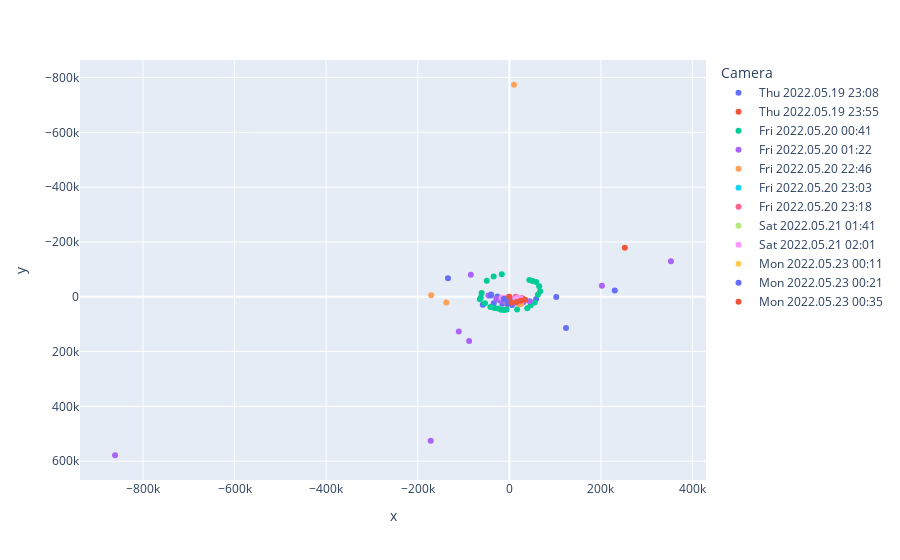

Notebook code for this chart:
### Markdown cell above
Then we keep solving the intiial camera calibration, progressively removiving points with largest values until we get a good camera solve (e.g. values > 20k can be confusing for residuals)

### Code cell
fig = px.scatter(data_points
	, x='x'
	, y='y'
	, hover_name='Laser'
	, hover_data=['Active beam captures']
	, color='Camera')
fig.update_yaxes(autorange="reversed")
fig.show()

### Figure 1 — Plotly figure (JSON) as saved in the notebook; plotly's stock layout.template omitted (floating-point values rounded to 4 significant figures)
{"data": [{"customdata": [[9], [9], [9], [9], [9], [9], [9], [9], [8], [9], [8], [7], [8], [8], [7], [9], [6], [8], [9], [8], [9], [9], [9], [8], [9], [9], [9], [9]], "hovertemplate": "<b>%{hovertext}</b><br><br>Camera=Thu 2022.05.19 23:08<br>x=%{x}<br>y=%{y}<br>Active beam captures=%{customdata[0]}<extra></extra>", "hovertext": ["Laser 1", "Laser 2", "Laser 3", "Laser 4", "Laser 12", "Laser 7", "Laser 8", "Laser 10", "Laser 11", "Laser 13", "Laser 14", "Laser 16", "Laser 17", "Laser 18", "Laser 19", "Laser 22", "Laser 25", "Laser 26", "Laser 28", "Laser 30", "Laser 31", "Laser 32", "Laser 34", "Laser 35", "Laser 37", "Laser 38", "Laser 33", "Laser 40"], "legendgroup": "Thu 2022.05.19 23:08", "marker": {"color": "#636efa", "symbol": "circle"}, "mode": "markers", "name": "Thu 2022.05.19 23:08", "orientation": "v", "showlegend": true, "type": "scatter", "x": [17680.0, 21610.0, 25280.0, 29590.0, 58510.0, 102400.0, 230100.0, -57960.0, -34040.0, -15080.0, 5851.0, 123700.0, -134100.0, -39880.0, -26070.0, -11650.0, -6065.0, -3146.0, -1719.0, 1667.0, 2976.0, 4184.0, 6069.0, 6677.0, 8509.0, 9321.0, 10590.0, 12420.0], "xaxis": "x", "y": [12810.0, 12560.0, 12310.0, 11720.0, 8046.0, 761.0, -23100.0, 28680.0, 24120.0, 25760.0, 30350.0, 114000.0, -67550.0, -8652.0, -1219.0, 7954.0, 10380.0, 11020.0, 11410.0, 11960.0, 12110.0, 12340.0, 12540.0, 12630.0, 12750.0, 12780.0, 12830.0, 12860.0], "yaxis": "y"}, {"customdata": [[9], [8], [9], [9], [9], [8], [9], [9], [9], [9], [7], [9], [9], [8], [9], [9], [6], [9], [9], [9], [8], [9], [6], [9], [9], [8], [7], [9]], "hovertemplate": "<b>%{hovertext}</b><br><br>Camera=Thu 2022.05.19 23:55<br>x=%{x}<br>y=%{y}<br>Active beam captures=%{customdata[0]}<extra></extra>", "hovertext": ["Laser 1", "Laser 2", "Laser 3", "Laser 4", "Laser 5", "Laser 12", "Laser 7", "Laser 8", "Laser 10", "Laser 11", "Laser 13", "Laser 14", "Laser 15", "Laser 16", "Laser 17", "Laser 18", "Laser 26", "Laser 28", "Laser 29", "Laser 30", "Laser 31", "Laser 32", "Laser 34", "Laser 35", "Laser 36", "Laser 37", "Laser 38", "Laser 33"], "legendgroup": "Thu 2022.05.19 23:55", "marker": {"color": "#EF553B", "symbol": "circle"}, "mode": "markers", "name": "Thu 2022.05.19 23:55", "orientation": "v", "showlegend": true, "type": "scatter", "x": [-5659.0, -11830.0, -14710.0, -16590.0, -15760.0, -14220.0, -12020.0, -10700.0, -8113.0, -7417.0, -4256.0, -1724.0, -607.6, 401.9, 1379.0, 2268.0, 10610.0, 11520.0, 12320.0, 15370.0, 17880.0, 21950.0, 28090.0, 28230.0, 26750.0, 24760.0, 21890.0, 19080.0], "xaxis": "x", "y": [3640.0, 5112.0, 5681.0, 5801.0, 7030.0, 7757.0, 8356.0, 8615.0, 9317.0, 9541.0, 9913.0, 10200.0, 10220.0, 10190.0, 10300.0, 10310.0, 10080.0, 10040.0, 9935.0, 9440.0, 8936.0, 8313.0, 6782.0, 6583.0, 6338.0, 5949.0, 5841.0, 5138.0], "yaxis": "y"}, {"customdata": [[9], [9], [9], [9], [8], [9], [9], [9], [9], [8], [9], [9], [9], [9], [5], [5], [8], [8], [9], [9], [9], [9], [9]], "hovertemplate": "<b>%{hovertext}</b><br><br>Camera=Fri 2022.05.20 00:41<br>x=%{x}<br>y=%{y}<br>Active beam captures=%{customdata[0]}<extra></extra>", "hovertext": ["Laser 1", "Laser 2", "Laser 4", "Laser 8", "Laser 10", "Laser 11", "Laser 13", "Laser 14", "Laser 15", "Laser 16", "Laser 17", "Laser 18", "Laser 19", "Laser 22", "Laser 25", "Laser 26", "Laser 29", "Laser 31", "Laser 32", "Laser 34", "Laser 36", "Laser 37", "Laser 38"], "legendgroup": "Fri 2022.05.20 00:41", "marker": {"color": "#00cc96", "symbol": "circle"}, "mode": "markers", "name": "Fri 2022.05.20 00:41", "orientation": "v", "showlegend": true, "type": "scatter", "x": [-16480.0, -34290.0, -49180.0, -60540.0, -62280.0, -64340.0, -53270.0, -41350.0, -32610.0, -24110.0, -18100.0, -11220.0, -5853.0, 16930.0, 39080.0, 46680.0, 55210.0, 62310.0, 67340.0, 65150.0, 58580.0, 50880.0, 43720.0], "xaxis": "x", "y": [-82020.0, -73480.0, -58560.0, -14060.0, 3135.0, 8893.0, 23800.0, 37740.0, 40570.0, 42690.0, 47460.0, 48170.0, 46110.0, 46510.0, 41620.0, 31160.0, 20740.0, -7525.0, -20340.0, -38800.0, -53850.0, -57470.0, -61430.0], "yaxis": "y"}, {"customdata": [[8], [8], [6], [9], [9], [9], [9], [9], [9], [1], [8], [6], [5], [7], [7], [8], [7], [8], [8], [6], [9], [9], [9], [9]], "hovertemplate": "<b>%{hovertext}</b><br><br>Camera=Fri 2022.05.20 01:22<br>x=%{x}<br>y=%{y}<br>Active beam captures=%{customdata[0]}<extra></extra>", "hovertext": ["Laser 2", "Laser 4", "Laser 8", "Laser 10", "Laser 14", "Laser 15", "Laser 16", "Laser 17", "Laser 18", "Laser 19", "Laser 22", "Laser 25", "Laser 26", "Laser 28", "Laser 29", "Laser 30", "Laser 31", "Laser 32", "Laser 34", "Laser 35", "Laser 36", "Laser 37", "Laser 33", "Laser 40"], "legendgroup": "Fri 2022.05.20 01:22", "marker": {"color": "#ab63fa", "symbol": "circle"}, "mode": "markers", "name": "Fri 2022.05.20 01:22", "orientation": "v", "showlegend": true, "type": "scatter", "x": [12860.0, 16900.0, 31220.0, 44830.0, 202200.0, 352900.0, -861000.0, -110400.0, -87790.0, -171800.0, -84150.0, -45700.0, -28410.0, -23220.0, -20080.0, -13600.0, -10780.0, -8832.0, -5364.0, -4212.0, -2283.0, -820.3, 2362.0, 4618.0], "xaxis": "x", "y": [21700.0, 21320.0, 18900.0, 16506, -40150.0, -129100.0, 578200.0, 126300.0, 161200.0, 525077, -80450.0, -4404.0, 7377.0, 11200.0, 12950.0, 16010.0, 17070.0, 18220.0, 19300.0, 19710.0, 20250.0, 20430.0, 20970.0, 21270.0], "yaxis": "y"}, {"customdata": [[1], [3], [8], [8], [1]], "hovertemplate": "<b>%{hovertext}</b><br><br>Camera=Fri 2022.05.20 22:46<br>x=%{x}<br>y=%{y}<br>Active beam captures=%{customdata[0]}<extra></extra>", "hovertext": ["Laser 8", "Laser 9", "Laser 23", "Laser 24", "Laser 40"], "legendgroup": "Fri 2022.05.20 22:46", "marker": {"color": "#FFA15A", "symbol": "circle"}, "mode": "markers", "name": "Fri 2022.05.20 22:46", "orientation": "v", "showlegend": true, "type": "scatter", "x": [-170700.0, -137600.0, 21690.0, 25680.0, 10230.0], "xaxis": "x", "y": [-5909.0, 21290.0, 27390.0, 25350.0, -773500.0], "yaxis": "y"}, {"customdata": [[8], [5], [5], [8], [8], [3], [2]], "hovertemplate": "<b>%{hovertext}</b><br><br>Camera=Fri 2022.05.20 23:03<br>x=%{x}<br>y=%{y}<br>Active beam captures=%{customdata[0]}<extra></extra>", "hovertext": ["Laser 1", "Laser 8", "Laser 9", "Laser 23", "Laser 24", "Laser 30", "Laser 40"], "legendgroup": "Fri 2022.05.20 23:03", "marker": {"color": "#19d3f3", "symbol": "circle"}, "mode": "markers", "name": "Fri 2022.05.20 23:03", "orientation": "v", "showlegend": true, "type": "scatter", "x": [-5909.0, -10700.0, -8996.0, 7050.0, 8023.0, 16450.0, 16110.0], "xaxis": "x", "y": [3503.0, 8929.0, 9562.0, 10840.0, 10870.0, 9995.0, 3759.0], "yaxis": "y"}, {"customdata": [[7], [9], [7], [9], [9], [9], [9], [9], [9], [7], [9], [8], [9], [9], [8], [7], [6], [9], [6], [9], [9], [8], [9], [8], [8], [7], [9], [9], [9], [9]], "hovertemplate": "<b>%{hovertext}</b><br><br>Camera=Fri 2022.05.20 23:18<br>x=%{x}<br>y=%{y}<br>Active beam captures=%{customdata[0]}<extra></extra>", "hovertext": ["Laser 1", "Laser 4", "Laser 5", "Laser 12", "Laser 7", "Laser 8", "Laser 9", "Laser 10", "Laser 13", "Laser 14", "Laser 15", "Laser 16", "Laser 17", "Laser 18", "Laser 19", "Laser 22", "Laser 23", "Laser 24", "Laser 25", "Laser 26", "Laser 28", "Laser 29", "Laser 30", "Laser 31", "Laser 32", "Laser 36", "Laser 37", "Laser 38", "Laser 33", "Laser 40"], "legendgroup": "Fri 2022.05.20 23:18", "marker": {"color": "#FF6692", "symbol": "circle"}, "mode": "markers", "name": "Fri 2022.05.20 23:18", "orientation": "v", "showlegend": true, "type": "scatter", "x": [13570.0, 17760.0, 20360.0, 21180.0, 21080.0, 20160.0, 17190.0, 13480.0, -4429.0, -8396.0, -7744.0, -7771.0, -7098.0, -5686.0, -4792.0, -2099.0, -1512.0, -768.1, 115.2, 1518.0, 2278.0, 2816.0, 4332.0, 5224.0, 6124.0, 8360.0, 8796.0, 9206.0, 9924.0, 10980.0], "xaxis": "x", "y": [9467.0, 8667.0, 7696.0, 7079.0, 5798.0, 4479.0, 1901.0, 88.87, 2356.0, 4830.0, 5651.0, 5995.0, 6688.0, 7199.0, 7367.0, 8284.0, 8500.0, 8687.0, 8830.0, 8981.0, 9118.0, 9172.0, 9289.0, 9334.0, 9431.0, 9592.0, 9583.0, 9589.0, 9595.0, 9586.0], "yaxis": "y"}, {"customdata": [[2], [6], [8], [8]], "hovertemplate": "<b>%{hovertext}</b><br><br>Camera=Sat 2022.05.21 01:41<br>x=%{x}<br>y=%{y}<br>Active beam captures=%{customdata[0]}<extra></extra>", "hovertext": ["Laser 20", "Laser 22", "Laser 23", "Laser 24"], "legendgroup": "Sat 2022.05.21 01:41", "marker": {"color": "#B6E880", "symbol": "circle"}, "mode": "markers", "name": "Sat 2022.05.21 01:41", "orientation": "v", "showlegend": true, "type": "scatter", "x": [0, 17570.0, 19390.0, 21300.0], "xaxis": "x", "y": [0, 7732.0, 7364.0, 6754.0], "yaxis": "y"}, {"customdata": [[9], [8], [8], [9], [9], [8], [9], [9], [9], [9], [9], [9], [7], [9], [8], [9], [7], [9], [5], [9], [6], [7], [7], [9], [9], [9], [8], [7]], "hovertemplate": "<b>%{hovertext}</b><br><br>Camera=Sat 2022.05.21 02:01<br>x=%{x}<br>y=%{y}<br>Active beam captures=%{customdata[0]}<extra></extra>", "hovertext": ["Laser 1", "Laser 2", "Laser 4", "Laser 5", "Laser 12", "Laser 7", "Laser 8", "Laser 9", "Laser 10", "Laser 11", "Laser 13", "Laser 15", "Laser 17", "Laser 18", "Laser 19", "Laser 22", "Laser 23", "Laser 24", "Laser 25", "Laser 28", "Laser 30", "Laser 31", "Laser 32", "Laser 36", "Laser 37", "Laser 38", "Laser 33", "Laser 40"], "legendgroup": "Sat 2022.05.21 02:01", "marker": {"color": "#FF97FF", "symbol": "circle"}, "mode": "markers", "name": "Sat 2022.05.21 02:01", "orientation": "v", "showlegend": true, "type": "scatter", "x": [-1934.0, -754.6, 352.3, 1460.0, 2078.0, 2882.0, 3429.0, 4380.0, 4829.0, 5308.0, 6731.0, 9309.0, 11510.0, 12290.0, 12840.0, 17590.0, 19390.0, 21300.0, 24890.0, 17530.0, -1024.0, -9185.0, -17040.0, -9548.0, -7773.0, -6336.0, -5236.0, -4172.0], "xaxis": "x", "y": [9993.0, 10050.0, 10030.0, 10010.0, 10030.0, 10000.0, 9951.0, 9980.0, 9932.0, 9949.0, 9854.0, 9590.0, 9271.0, 9116.0, 8884.0, 7739.0, 7368.0, 6757.0, 5092.0, 3377.0, 2755.0, 3175.0, 3897.0, 8566.0, 8919.0, 9218.0, 9477.0, 9702.0], "yaxis": "y"}, {"customdata": [[3], [4], [9], [4], [8]], "hovertemplate": "<b>%{hovertext}</b><br><br>Camera=Mon 2022.05.23 00:11<br>x=%{x}<br>y=%{y}<br>Active beam captures=%{customdata[0]}<extra></extra>", "hovertext": ["Laser 9", "Laser 20", "Laser 21", "Laser 22", "Laser 26"], "legendgroup": "Mon 2022.05.23 00:11", "marker": {"color": "#FECB52", "symbol": "circle"}, "mode": "markers", "name": "Mon 2022.05.23 00:11", "orientation": "v", "showlegend": true, "type": "scatter", "x": [-4270.0, -10440.0, -7364.0, -5306.0, 1014.0], "xaxis": "x", "y": [26090.0, 9263.0, 10300.0, 10930.0, 12400.0], "yaxis": "y"}, {"customdata": [[9], [9], [7], [6], [9], [7], [7]], "hovertemplate": "<b>%{hovertext}</b><br><br>Camera=Mon 2022.05.23 00:21<br>x=%{x}<br>y=%{y}<br>Active beam captures=%{customdata[0]}<extra></extra>", "hovertext": ["Laser 9", "Laser 15", "Laser 19", "Laser 20", "Laser 21", "Laser 22", "Laser 26"], "legendgroup": "Mon 2022.05.23 00:21", "marker": {"color": "#636efa", "symbol": "circle"}, "mode": "markers", "name": "Mon 2022.05.23 00:21", "orientation": "v", "showlegend": true, "type": "scatter", "x": [-4268.0, -40310.0, -12180.0, -10450.0, -7364.0, -5299.0, 1013.0], "xaxis": "x", "y": [26080.0, -4742.0, 8340.0, 9269.0, 10300.0, 10930.0, 12400.0], "yaxis": "y"}, {"customdata": [[8], [1], [2], [2], [1], [9]], "hovertemplate": "<b>%{hovertext}</b><br><br>Camera=Mon 2022.05.23 00:35<br>x=%{x}<br>y=%{y}<br>Active beam captures=%{customdata[0]}<extra></extra>", "hovertext": ["Laser 9", "Laser 15", "Laser 19", "Laser 21", "Laser 22", "Laser 26"], "legendgroup": "Mon 2022.05.23 00:35", "marker": {"color": "#EF553B", "symbol": "circle"}, "mode": "markers", "name": "Mon 2022.05.23 00:35", "orientation": "v", "showlegend": true, "type": "scatter", "x": [4557.0, 16250.0, 24910.0, 34490.0, 0, 252200.0], "xaxis": "x", "y": [20640.0, 18700.0, 14840.0, 10610.0, 0, -179200.0], "yaxis": "y"}], "layout": {"legend": {"title": {"text": "Camera"}, "tracegroupgap": 0}, "margin": {"t": 60}, "xaxis": {"anchor": "y", "domain": [0, 1], "title": {"text": "x"}}, "yaxis": {"anchor": "x", "autorange": "reversed", "domain": [0, 1], "title": {"text": "y"}}}}
